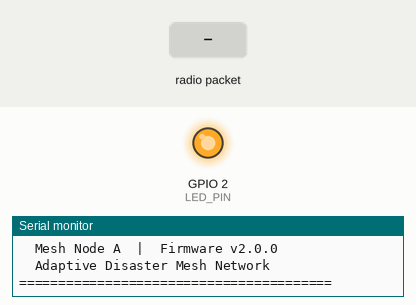
A sketch run on a simulated ESP32. Parts: output pins drawn as LEDs (lit = HIGH), the last lines printed to the serial monitor. Inputs (shaded band) come from the test bench.

Above: at 0.3 s.
At 2.6 s:
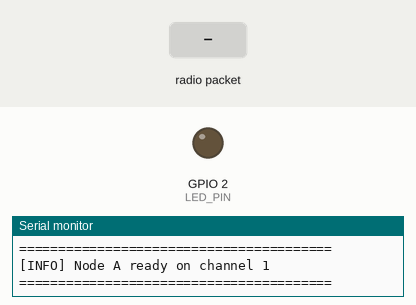
2.7 s: radio packet "A" arrives
5.7 s: radio packet "1" arrives
Timing chart, 0 to 8.7 s (numbered marks = the images above; inputs shaded):
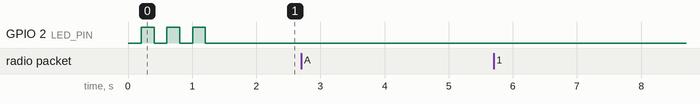

The sketch:

Node_A.ino
```cpp
// ============================================================
//  Node_A.ino  —  Mesh Relay Node (ESP-NOW Broadcast)
//  Adaptive Wireless Mesh Communication System v2.0
//
//  Role: Relays messages across the mesh, monitors network
//        health, and forwards alerts to the LoRa gateway.
//
//  Libraries required (install via Arduino Library Manager):
//    - ArduinoJson  by Benoit Blanchon  (v6.x)
// ============================================================

#include <esp_now.h>
#include <WiFi.h>
#include <esp_wifi.h>
#include <ArduinoJson.h>
#include "config.h"

// ── Broadcast address (sends to all ESP-NOW peers in range) ──
static const uint8_t BROADCAST_MAC[6] = {0xFF,0xFF,0xFF,0xFF,0xFF,0xFF};

// ── Node state ───────────────────────────────────────────────
struct NodeState {
  unsigned long lastHeartbeatSent = 0;
  unsigned long bootTime          = 0;
  uint32_t      packetsSent       = 0;
  uint32_t      packetsReceived   = 0;
  uint32_t      sendFailures      = 0;
  // Last-seen table: tracks when each peer node last sent a packet
  // Index 0=A, 1=B, 2=C — we track others, not ourselves
  unsigned long peerLastSeen[3]   = {0, 0, 0};
  String        peerStatus[3]     = {"UNKNOWN","UNKNOWN","UNKNOWN"};
};

static NodeState state;
static esp_now_peer_info_t broadcastPeer;

// ── Forward declarations ──────────────────────────────────────
void sendJson(const String& type, const JsonDocument& payload);
void processIncoming(const String& raw, const uint8_t* senderMAC);
void checkPeerHealth();
void blinkLED(int times, int onMs, int offMs);
int  peerIndex(const String& name);

// ─────────────────────────────────────────────────────────────
//  ESP-NOW callbacks
// ─────────────────────────────────────────────────────────────

void IRAM_ATTR onDataSent(const uint8_t* mac, esp_now_send_status_t status) {
  // Called from ISR context — keep minimal
  if (status != ESP_NOW_SEND_SUCCESS) {
    state.sendFailures++;
  }
}

void onDataRecv(const esp_now_recv_info* info, const uint8_t* data, int len) {
  state.packetsReceived++;

  // Null-terminate and parse
  char buf[250];
  int  copyLen = min(len, 249);
  memcpy(buf, data, copyLen);
  buf[copyLen] = '\0';

  String raw(buf);
  processIncoming(raw, info->src_addr);

  // Brief LED blink on receive (non-blocking)
  digitalWrite(LED_PIN, HIGH);
  delayMicroseconds(5000);   // 5ms — short enough not to disrupt timing
  digitalWrite(LED_PIN, LOW);
}

// ─────────────────────────────────────────────────────────────
//  Message processing
// ─────────────────────────────────────────────────────────────

void processIncoming(const String& raw, const uint8_t* senderMAC) {
  StaticJsonDocument<256> doc;
  DeserializationError err = deserializeJson(doc, raw);

  if (err) {
    Serial.printf("[WARN] Malformed packet from %02X:%02X:%02X — %s\n",
      senderMAC[3], senderMAC[4], senderMAC[5], err.c_str());
    return;
  }

  const char* fromNode = doc["node"]  | "?";
  const char* msgType  = doc["type"]  | "?";
  long        ts       = doc["ts"]    | 0L;

  Serial.printf("[RECV] from=%-2s type=%-10s ts=%lu\n", fromNode, msgType, ts);

  // Update peer health table
  int idx = peerIndex(String(fromNode));
  if (idx >= 0) {
    state.peerLastSeen[idx] = millis();
    state.peerStatus[idx]   = "ONLINE";
  }

  // Handle ALERT — relay immediately (mesh forwarding)
  if (strcmp(msgType, MSG_ALERT) == 0) {
    const char* alertType = doc["sensor"] | "UNKNOWN";
    float       value     = doc["value"]  | 0.0f;
    Serial.printf("[ALERT] Relaying %s alert from Node %s (value=%.2f)\n",
                  alertType, fromNode, value);
    // Re-broadcast so other nodes and the gateway receive it
    esp_now_send(BROADCAST_MAC, (const uint8_t*)raw.c_str(), raw.length());
    blinkLED(3, 100, 80);
  }

  // Handle ACK — log delivery confirmation
  if (strcmp(msgType, MSG_ACK) == 0) {
    Serial.printf("[ACK ] Delivery confirmed from Node %s\n", fromNode);
  }
}

// ─────────────────────────────────────────────────────────────
//  JSON send helper with retry
// ─────────────────────────────────────────────────────────────

void sendJson(const String& type, JsonDocument& payload) {
  payload["node"] = NODE_NAME;
  payload["type"] = type;
  payload["ts"]   = millis();
  payload["ver"]  = NODE_VERSION;

  char buf[250];
  size_t len = serializeJson(payload, buf);

  bool sent = false;
  for (int attempt = 1; attempt <= MAX_RETRY_COUNT && !sent; attempt++) {
    esp_err_t result = esp_now_send(BROADCAST_MAC, (const uint8_t*)buf, len);
    if (result == ESP_OK) {
      state.packetsSent++;
      sent = true;
      if (attempt > 1) {
        Serial.printf("[INFO] Sent on attempt %d\n", attempt);
      }
    } else {
      Serial.printf("[WARN] Send failed (attempt %d/%d) — err=0x%X\n",
                    attempt, MAX_RETRY_COUNT, result);
      delay(RETRY_DELAY_MS);
    }
  }

  if (!sent) {
    Serial.printf("[ERROR] Packet dropped after %d retries\n", MAX_RETRY_COUNT);
    state.sendFailures++;
  }
}

// ─────────────────────────────────────────────────────────────
//  Heartbeat — announces this node is alive + network status
// ─────────────────────────────────────────────────────────────

void sendHeartbeat() {
  StaticJsonDocument<256> doc;
  doc["uptime_ms"] = millis() - state.bootTime;
  doc["tx_ok"]     = state.packetsSent;
  doc["tx_fail"]   = state.sendFailures;
  doc["rx"]        = state.packetsReceived;

  // Embed peer status snapshot
  JsonObject peers = doc.createNestedObject("peers");
  peers["A"] = state.peerStatus[0];
  peers["B"] = state.peerStatus[1];
  peers["C"] = state.peerStatus[2];

  sendJson(MSG_HEARTBEAT, doc);
  Serial.printf("[BEAT] Heartbeat sent — uptime=%lums tx=%u rx=%u fail=%u\n",
                millis() - state.bootTime,
                state.packetsSent, state.packetsReceived, state.sendFailures);
}

// ─────────────────────────────────────────────────────────────
//  Peer health watchdog
// ─────────────────────────────────────────────────────────────

void checkPeerHealth() {
  const char* names[] = {"A","B","C"};
  for (int i = 0; i < 3; i++) {
    if (String(NODE_NAME) == names[i]) continue;  // Skip self
    if (state.peerLastSeen[i] == 0) continue;     // Never seen — still UNKNOWN

    unsigned long silence = millis() - state.peerLastSeen[i];
    if (silence > NODE_OFFLINE_TIMEOUT_MS && state.peerStatus[i] != "OFFLINE") {
      state.peerStatus[i] = "OFFLINE";
      Serial.printf("[WARN] Node %s went OFFLINE (silent for %lums)\n",
                    names[i], silence);
      // Send a network status alert so dashboard logs the event
      StaticJsonDocument<128> doc;
      doc["offline_node"] = names[i];
      doc["silent_ms"]    = silence;
      sendJson(MSG_STATUS, doc);
    }
  }
}

// ─────────────────────────────────────────────────────────────
//  Utilities
// ─────────────────────────────────────────────────────────────

void blinkLED(int times, int onMs, int offMs) {
  for (int i = 0; i < times; i++) {
    digitalWrite(LED_PIN, HIGH); delay(onMs);
    digitalWrite(LED_PIN, LOW);  delay(offMs);
  }
}

int peerIndex(const String& name) {
  if (name == "A") return 0;
  if (name == "B") return 1;
  if (name == "C") return 2;
  return -1;
}

// ─────────────────────────────────────────────────────────────
//  Setup
// ─────────────────────────────────────────────────────────────

void setup() {
  Serial.begin(SERIAL_BAUD);
  delay(200);

  Serial.println("\n========================================");
  Serial.printf("  Mesh Node %s  |  Firmware v%s\n", NODE_NAME, NODE_VERSION);
  Serial.println("  Adaptive Disaster Mesh Network");
  Serial.println("========================================");

  pinMode(LED_PIN, OUTPUT);
  digitalWrite(LED_PIN, LOW);

  // Wi-Fi must be STA for ESP-NOW
  WiFi.mode(WIFI_STA);
  WiFi.disconnect();
  esp_wifi_set_channel(WIFI_CHANNEL, WIFI_SECOND_CHAN_NONE);

  if (esp_now_init() != ESP_OK) {
    Serial.println("[ERROR] ESP-NOW init failed — halting");
    while (true) blinkLED(5, 50, 50);
  }

  esp_now_register_send_cb(onDataSent);
  esp_now_register_recv_cb(onDataRecv);

  memset(&broadcastPeer, 0, sizeof(broadcastPeer));
  memcpy(broadcastPeer.peer_addr, BROADCAST_MAC, 6);
  broadcastPeer.channel = WIFI_CHANNEL;
  broadcastPeer.encrypt = false;

  if (esp_now_add_peer(&broadcastPeer) != ESP_OK) {
    Serial.println("[ERROR] Failed to add broadcast peer — halting");
    while (true) blinkLED(5, 50, 50);
  }

  state.bootTime = millis();

  // Startup blink — 3 slow pulses signals ready
  blinkLED(3, 200, 200);
  Serial.printf("[INFO] Node %s ready on channel %d\n", NODE_NAME, WIFI_CHANNEL);
  Serial.println("========================================\n");
}

// ─────────────────────────────────────────────────────────────
//  Main loop
// ─────────────────────────────────────────────────────────────

void loop() {
  unsigned long now = millis();

  // Heartbeat
  if (now - state.lastHeartbeatSent >= HEARTBEAT_INTERVAL_MS) {
    sendHeartbeat();
    state.lastHeartbeatSent = now;
  }

  // Peer health watchdog
  checkPeerHealth();

  delay(10);  // Yield — prevents WDT reset
}
```

config.h
```cpp
// ============================================================
//  config.h  —  Shared configuration for all mesh nodes
//  Adaptive Wireless Mesh Communication System
//  Edit ONLY this file when deploying to a new node.
// ============================================================

#ifndef CONFIG_H
#define CONFIG_H

// ── Node Identity ───────────────────────────────────────────
// Set this to "A", "B", or "C" before flashing each board.
// Node D is LoRa gateway — uses Node_D firmware separately.
#define NODE_NAME        "A"
#define NODE_VERSION     "2.0.0"

// ── ESP-NOW / Wi-Fi ─────────────────────────────────────────
#define WIFI_CHANNEL     1          // All mesh nodes must share the same channel
#define TX_POWER         WIFI_POWER_19_5dBm

// ── Timing ──────────────────────────────────────────────────
#define HEARTBEAT_INTERVAL_MS     5000   // Send heartbeat every 5 seconds
#define ALERT_COOLDOWN_MS         3000   // Minimum gap between same-type alerts
#define NODE_OFFLINE_TIMEOUT_MS  15000   // Node marked OFFLINE after 15s silence
#define MAX_RETRY_COUNT               3  // Retransmit failed packets up to 3 times
#define RETRY_DELAY_MS              200  // Wait 200ms between retries

// ── Sensors (Node C) ─────────────────────────────────────────
#define VIB_PIN          4    // SW-420 vibration sensor → GPIO 4
#define GAS_PIN         34    // MQ-2 gas sensor analog → GPIO 34
#define FLOOD_PIN       35    // Water level sensor analog → GPIO 35
#define GAS_THRESHOLD  2000   // ADC units (0–4095) above which gas alert fires
#define FLOOD_THRESHOLD 1800  // ADC units above which flood alert fires

// ── LoRa (Node D gateway) ───────────────────────────────────
#define LORA_SCK        18
#define LORA_MISO       19
#define LORA_MOSI       23
#define LORA_SS          5
#define LORA_RST        14
#define LORA_DIO0        2
#define LORA_FREQ       433E6   // Match your module: 433E6 / 868E6 / 915E6
#define LORA_SF         12      // Spreading factor — higher = longer range, slower
#define LORA_BW         125E3   // Bandwidth
#define LORA_CR          5      // Coding rate 4/5
#define LORA_SYNC_WORD  0x34    // Private network sync word

// ── LED ──────────────────────────────────────────────────────
#define LED_PIN          2    // Onboard LED on most ESP32 dev boards

// ── Serial ───────────────────────────────────────────────────
#define SERIAL_BAUD    115200

// ── Message Types ────────────────────────────────────────────
#define MSG_HEARTBEAT  "HEARTBEAT"
#define MSG_ALERT      "ALERT"
#define MSG_ACK        "ACK"
#define MSG_STATUS     "STATUS"

// ── Alert Subtypes ───────────────────────────────────────────
#define ALERT_VIBRATION  "VIBRATION"
#define ALERT_GAS        "GAS"
#define ALERT_FLOOD      "FLOOD"

#endif // CONFIG_H
```
